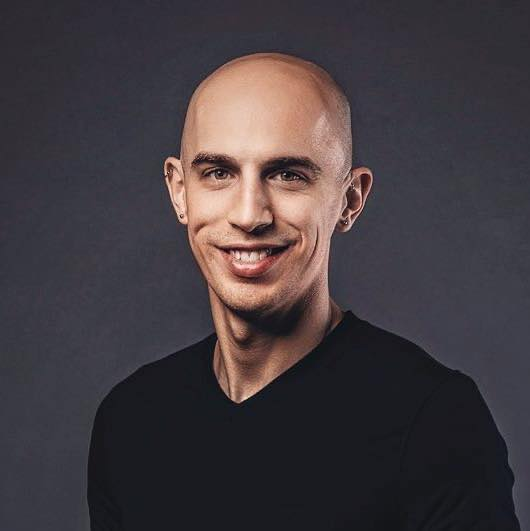
#> input picture Programming/Python/OCR/OpenCV/images/adrian.jpg, 530 x 531 px
$ python grabcut_bbox.py
#> lines starting #> are read from the running program, lines starting #| are printed output that depends on the picture; after the words box and inside, x2 and y2 are one past the last pixel; in counts of white or black regions, pixels touching at a corner belong together
# USAGE
# python grabcut_bbox.py

# import the necessary packages
import numpy as np
import argparse
import time
import cv2
import os

# construct the argument parser and parse the arguments
ap = argparse.ArgumentParser()
ap.add_argument("-i", "--image", type=str,
	default=os.path.sep.join(["images", "adrian.jpg"]),
	help="path to input image that we'll apply GrabCut to")
ap.add_argument("-c", "--iter", type=int, default=10,
	help="# of GrabCut iterations (larger value => slower runtime)")
args = vars(ap.parse_args())

# load the input image from disk and then allocate memory for the
# output mask generated by GrabCut -- this mask should have the same
# spatial dimensions as the input image
image = cv2.imread(args["image"])
#> image is the input picture: shape (531, 530, 3); mean B, G, R 64, 59.5, 67
mask = np.zeros(image.shape[:2], dtype="uint8")

# define the bounding box coordinates that approximately define my
# face and neck region (i.e., all visible skin)
rect = (151, 43, 236, 368)

# allocate memory for two arrays that the GrabCut algorithm internally
# uses when segmenting the foreground from the background
fgModel = np.zeros((1, 65), dtype="float")
bgModel = np.zeros((1, 65), dtype="float")

# apply GrabCut using the the bounding box segmentation method
start = time.time()
(mask, bgModel, fgModel) = cv2.grabCut(image, mask, rect, bgModel,
	fgModel, iterCount=args["iter"], mode=cv2.GC_INIT_WITH_RECT)
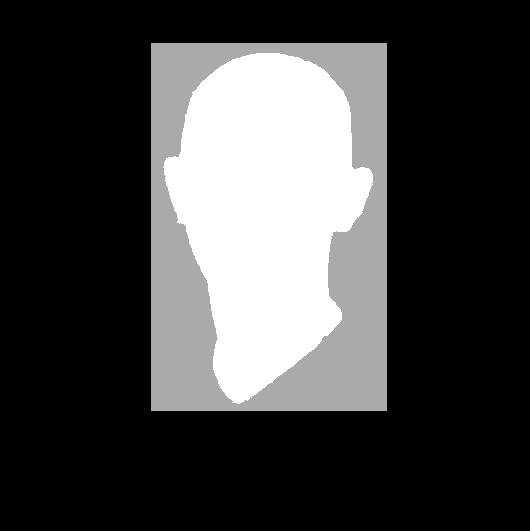
#> mask: shape (531, 530); min 0, max 3, mean 0.785; drawn with min black and max white
end = time.time()
print("[INFO] applying GrabCut took {:.2f} seconds".format(end - start))

# the output mask has for possible output values, marking each pixel
# in the mask as (1) definite background, (2) definite foreground,
# (3) probable background, and (4) probable foreground
values = (
	("Definite Background", cv2.GC_BGD),
	("Probable Background", cv2.GC_PR_BGD),
	("Definite Foreground", cv2.GC_FGD),
	("Probable Foreground", cv2.GC_PR_FGD),
)

# loop over the possible GrabCut mask values
for (name, value) in values:
	# construct a mask that for the current value
	print("[INFO] showing mask for '{}'".format(name))
	valueMask = (mask == value).astype("uint8") * 255

	# display the mask so we can visualize it
	cv2.imshow(name, valueMask)
	cv2.waitKey(0)
#> this loop made 4 passes
#> pass 1, `valueMask = (mask == value).astype("uint8") * 255`:
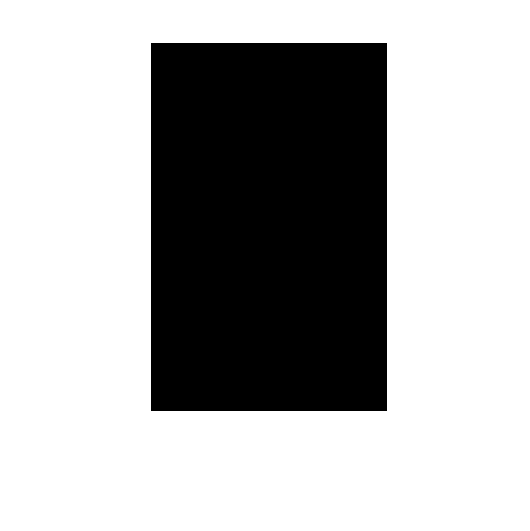
#> valueMask: shape (531, 530); 69.1% white; 1 black region, box (x1, y1, x2, y2) and area: (151, 43, 387, 411) 86848
#> pass 2, `valueMask = (mask == value).astype("uint8") * 255`:
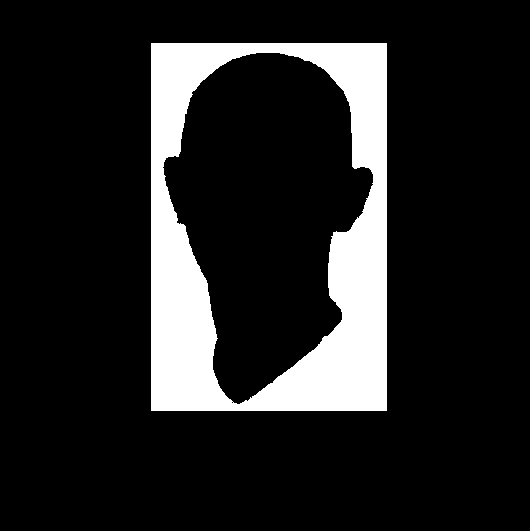
#> valueMask: shape (531, 530); 14.1% white; 1 white region, box (x1, y1, x2, y2) and area: (151, 43, 387, 411) 39568

# we'll set all definite background and probable background pixels
# to 0 while definite foreground and probable foreground pixels are
# set to 1
outputMask = np.where((mask == cv2.GC_BGD) | (mask == cv2.GC_PR_BGD),
	0, 1)
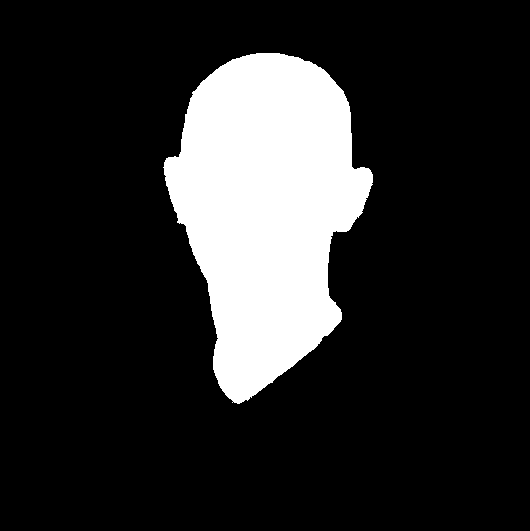
#> outputMask: shape (531, 530) int64; values 0 (black) and 1 (white), 16.8% white; 1 white region, box (x1, y1, x2, y2) and area: (163, 53, 373, 404) 47280

# scale the mask from the range [0, 1] to [0, 255]
outputMask = (outputMask * 255).astype("uint8")

# apply a bitwise AND to the image using our mask generated by
# GrabCut to generate our final output image
output = cv2.bitwise_and(image, image, mask=outputMask)
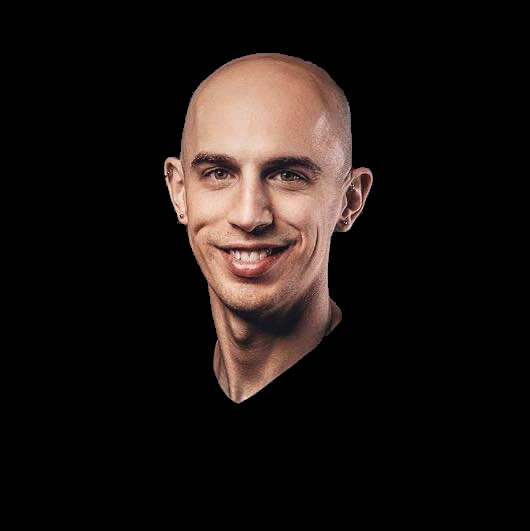
#> output: shape (531, 530, 3); mean B, G, R 18.2, 20.6, 27.5

# show the input image followed by the mask and output generated by
# GrabCut and bitwise masking
cv2.imshow("Input", image)
cv2.imshow("GrabCut Mask", outputMask)
cv2.imshow("GrabCut Output", output)
cv2.waitKey(0)
